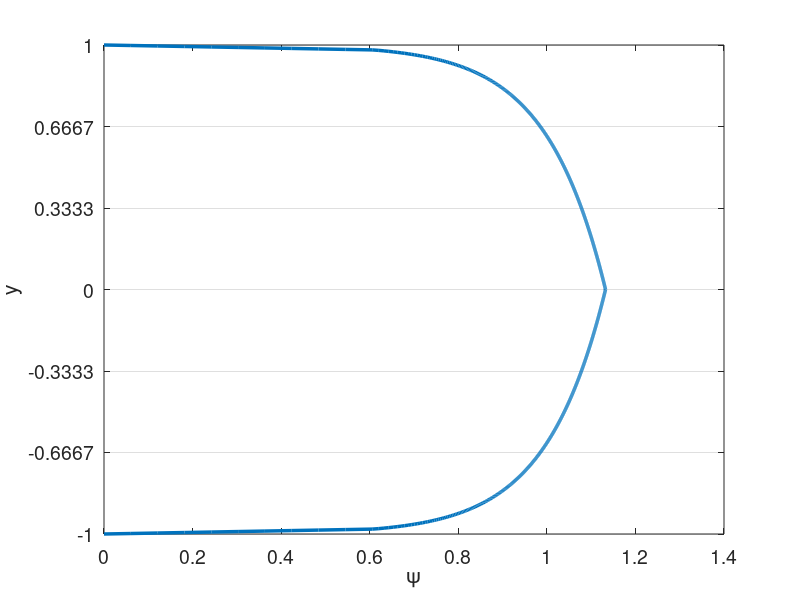

The MATLAB source for this figure: (Note: this script raises an error after producing the figure.)
% clc
clear all
close all


set(0,'DefaultAxesFontSize',14)
set(0,'defaultLineLineWidth',2.5)
% set(0,'DefaultFigureWindowStyle','docked')


linestyles = {'k-','b-','r-','g-','c-','m-','k--','b--','r--','g--','c--','m--','k-.','b-.','r-.','g-.','c-.','m-.','k:','b:','r:','g:','c:','m:'};
pointstyles = {'ko','bo','ro','go','co','mo','k^','b^','r^','g^','c^','m^','ks','bs','rs','gs','cs','ms','k*','b*','r*','g*','c*','m*','k+','b+','r+','g+','c+','m+'};
%%

%%%%%%%%%%%%%%%%%%%%%%%%%%%%%%%%%%%%%%%%%%%%%%%%%%%%%%%%%%%%%%%%%%
% Navier-Stokes Solver Demo (2D Channel)
%%%%%%%%%%%%%%%%%%%%%%%%%%%%%%%%%%%%%%%%%%%%%%%%%%%%%%%%%%%%%%%%%%
% pgrads = 3.25e-3 for N=4, E=8, exp mesh
% pgrads = 9.25e-3 for N=4, E=6, uniform
% pgrads = 1.8e-4 for N=4, E=8, uniform, enrich

format compact;
format short;
format long;
mu = 1/10000; %1/395; 1/6874;
rho = 1;
Re = rho/mu; 
pgrad = 7e-5; %3.25e-3; 9.25e-3; %2.5e-4; % 9.25e-3;
force_pgrad = 1;

N=4; % polynomial order  
Ex=1; % Number of elements in x
Ey=6; % Number of elements in y
Tfinal=1000; 
CFL=0.05;
en_on = 0;
N_en_y = 1; 
N_over = N;
delay_en = 0;
en_start_time = 100;
head = 'debug';

rans_on = 1;
exp_mesh = 0;

dir_name = [head,'re',num2str(ceil(Re)),'_p',num2str(N),'_e',num2str(Ey),'_exp',num2str(exp_mesh),'_en',num2str(en_on)];
soln_dir = dir_name;
plot_soln = 1;
save_soln = 0;
plot_int = 1000;
save_soln_int = 5000;
restart = 0;
rst_step = 300000;

if ~en_on
    N_over = N;
end

%% Enrichment information
en_mag = 3;
psi = {@(x,y) en_mag*(0.5*(1 - y.^2) + 0.*x), @(x,y) 0.*y + 0.*x};
gpsi = {@(x,y) 0.*y + 0.*x, @(x,y) en_mag*(-1.*y + 0.*x), ...
        @(x,y) 0.*y + 0.*x, @(x,y) 0.*y + 0.*x};
hpsi = {@(x,y) 0.*y + 0.*x, @(x,y) en_mag*(-1 - 0.*y + 0.*x), ...
        @(x,y) 0.*y + 0.*x, @(x,y) 0.*y + 0.*x};
    
% psi = {@(x,y) (0.5*(1 - y.^4) + 0.*x), @(x,y) 0.*y + 0.*x};
% gpsi = {@(x,y) 0.*y + 0.*x, @(x,y) (-2.*y.^3 + 0.*x), ...
%         @(x,y) 0.*y + 0.*x, @(x,y) 0.*y + 0.*x};
% hpsi = {@(x,y) 0.*y + 0.*x, @(x,y) (-6.*y.^2 + 0.*x), ...
%         @(x,y) 0.*y + 0.*x, @(x,y) 0.*y + 0.*x};
%    

    
% Law of the wall
u_tau = sqrt(0.316./(Re.^0.25)/8);
Re_tau = u_tau/mu; %Re;
Re_tau = 550;
% u_tau = 1;
nu = 1/Re_tau;
kap = 0.41;
beta = 5.2;
dypdy = u_tau/nu;
ypb = 11.062299784340414;
yp = @(y) (1-abs(y))*Re_tau;
u_tau = Re_tau*mu;
lotw = @(yp) ((yp <= ypb).*yp + (yp > ypb).*(1./kap.*log(yp+eps)+beta));
psi = {@(x,y) u_tau*((yp(y) <= ypb).*yp(y) + (yp(y) > ypb).*(1./kap.*log(yp(y)+eps)+beta) + 0.*x), @(x,y) 0.*y + 0.*x};
gpsi = {@(x,y) 0.*y + 0.*x,  @(x,y) -1*sign(y).*u_tau.*(((yp(y) <= ypb).*1 + (yp(y) > ypb).*1./(kap*(yp(y)+eps)))*dypdy + 0.*x),...
        @(x,y) 0.*y + 0.*x, @(x,y) 0.*y + 0.*x};
hpsi = {@(x,y) 0.*y + 0.*x,  @(x,y) u_tau*(((yp(y) <= ypb).*0 + (yp(y) > ypb).*-1./(kap*(yp(y)+eps).^2))*dypdy*dypdy + 0.*x),...
        @(x,y) 0.*y + 0.*x, @(x,y) 0.*y + 0.*x};
    

% 1/7th
% mag = 1;
% yd = @(y) 1-abs(y)+eps;
% psi = {@(x,y) mag*((yd(y)).^(1/7).*(yd(y)>eps*10)+ 0.*x), @(x,y) 0.*y + 0.*x};
% gpsi = {@(x,y) 0.*y + 0.*x,  @(x,y) mag*(-1*sign(y).*1./7.*(yd(y)).^(-6/7).*(yd(y)>eps*10) + 0.*x),...
%         @(x,y) 0.*y + 0.*x, @(x,y) 0.*y + 0.*x};
% hpsi = {@(x,y) 0.*y + 0.*x,  @(x,y) mag*(-6/49*(yd(y)).^(-13/7).*(yd(y)>eps*10) + 0.*x),...
%         @(x,y) 0.*y + 0.*x, @(x,y) 0.*y + 0.*x};

% Reicher Law of the Wall
% Re_tau = 550;
% u_tau = Re_tau*mu/rho;
% Yp = @(Y) max((1-abs(Y))*Re_tau,1e-3)+eps;
% C=5.17;
% kap=0.41;
% dypdy = Re_tau;
% yp = @(y) max((1-abs(y))*Re_tau,1e-3);
% u_tau = Re_tau*mu;
% psi = {@(x,y) mu*Re_tau*(1/kap.*log(1+kap.*yp(y))+(C-1./kap.*log(kap)).*(1-exp(-yp(y)/11)-yp(y)/11.*exp(-yp(y)/3))) + 0.*x,...
%     @(x,y) 0.*y + 0.*x};
% gpsi = {@(x,y) 0.*y + 0.*x, @(x,y) -1*sign(y).*dypdy*mu*Re_tau.*(1./(1+kap.*yp(y))+(C-1./kap.*log(kap)).*(-1/11*exp(-yp(y)/11)-(yp(y)+3)/33.*exp(-yp(y)/3))) + 0.*x,...
%         @(x,y) 0.*y + 0.*x, @(x,y) 0.*y + 0.*x};
% hpsi = {@(x,y) 0.*y + 0.*x,  @(x,y) dypdy*dypdy*mu*Re_tau*(-kap./((1+kap.*yp(y)).^2)+(C-1./kap.*log(kap)).*(-1/121*exp(-yp(y)/11)-(yp(y)+6)/99.*exp(-yp(y)/3))) + 0.*x,...
%         @(x,y) 0.*y + 0.*x, @(x,y) 0.*y + 0.*x};


%% Initial Conditions
% Turbulent pipe
u_cfl = 3/2;
pert = 0.0;
u_ic = @(x,y) 3/2*(1-y.^2);
v_ic = @(x,y) 0.0*y;

darcy = 0.316./(Re.^0.25);
u_tau = sqrt(darcy/8);
Yp = @(Y) max((1-abs(Y))*u_tau*Re,1e-3)+eps;
sigma = 0.6;
fact = @(Yp) exp((-(log10(Yp)-1).^2)./(2*sigma.^2));
k_ic = @(x,y) 0.0*x + 4.5*u_tau*u_tau*fact(Yp(y));

eps_s = 3;
omg_ic = @(x,y) 0.0*x + 0.5*Re*u_tau*u_tau*fact(Yp(y));


% Turbulent channel
Re_tau = 550;
u_tau = Re_tau*mu/rho;
Yp = @(Y) max((1-abs(Y))*Re_tau,1e-3)+eps;
C=5.17;
kap=0.41;
eps_ic = 0; %1e-2;
kx = 23;
kz=13;
alpha_ic = kx*2*pi/(0.375);
beta_ic = kz*2*pi/1;
riech = @(Yp) mu*Re_tau*(1/kap.*log(1+kap.*Yp)+(C-1./kap.*log(kap)).*(1-exp(-Yp/11)-Yp/11.*exp(-Yp/3)));
u_ic = @(x,y) riech(Yp(y)) + eps_ic*sin(alpha_ic*x);
v_ic = @(x,y) 0*y + eps_ic*sin(alpha_ic*x);

% u_ic = @(x,y) psi{1}(x,y);

sigma = 0.6;
fact = @(Yp) exp((-(log10(Yp)-1).^2)./(2*sigma.^2));
k_ic = @(x,y) 0.0*x + 4.5*u_tau*u_tau*fact(Yp(y));

eps_s = 3;
omg_ic = @(x,y) 0.0*x + 0.5*Re*u_tau*u_tau*fact(Yp(y));

%%
%%
%%
%% Plot psi
figure(5)
ys_plot = linspace(-1,1,1000);
plot(psi{1}(0,ys_plot),ys_plot)
xlabel('\psi')
ylabel('y')
set(gca, 'YGrid', 'on', 'XGrid', 'off')
yticks(linspace(-1,1,Ey+1));

%% Begin Solve
E=Ex*Ey; % Total number of elements
N1=N+1;
disp("Generating Matrices")
Q=makeq(Ex,Ey,N); % Global continuity
R=maker(Q,Ex,N); % Restriction matrix, applies Dirichlet conditions
[X,Y]=make_geom_channel(Ex,Ey,N);      % Geometry in local form
if exp_mesh
    [X,Y]=make_geom_channel_exp(Ex,Ey,N);      % Geometry in local form
end
en_b_nodes = get_en_bound_nodes(Ex,Ey,N,N_en_y);
dom_vol = (max(max(max(X)))-min(min(min(X))))*(max(max(max(Y)))-min(min(min(Y))));

Ys = zeros(Ey*length(Y(1,:,1)),1);
for i = 1:Ey
    Ys((i-1)*(N+1)+1:(i)*(N+1)) = Y(1,:,(i-1)*Ex+1);
end

psi_p = psi{1}(0,Ys(N_en_y*(N+1)));
dypsi_p1 = gpsi{2}(0,Ys(N_en_y*(N+1)));
dypsi_p2 = gpsi{2}(0,Ys(end-N_en_y*(N+1)));
        
[G,J,ML,RX]=make_coef(X,Y);
[Ah,Bh,Ch,Dh,z,w]=semhat(N);
[Gs, Gs_x, Gs_y] =  face_mats(X,Y,E,N);
Gs_c = R*Q'*apply_en_cont(Gs,en_b_nodes,psi_p);
Gsb = R*Q'*Gs*Q*R';


[n,nb]=size(R); 
nL=N1*N1*E;

Ab=spalloc(nL,nL,nL*N);    %  Generate Abar
for j=1:nL
    x=zeros(nL,1); 
    x(j)=1; 
    Ab(:,j)=abar_c(x,Dh,G,Q);  % assembled Neumann Operator
end
Ab_save = Ab;
A_c=R*Q'*apply_en_cont(Ab,en_b_nodes,psi_p);
S_check=full(Ab);
Ab = Q'*Ab*Q;
A=R*Ab*R'; % Full stiffness matrix
Bb=reshape(ML,nL,1); % Form Mass matrix
Bb=diag(Bb); 
Bb=sparse(Bb); 
Ma=R*Q'*Bb*Q*R'; % Assembling mass matrix  % Full mass matrix
M_c = R*Q'*apply_en_cont(Bb,en_b_nodes,psi_p);


%% Form matrices for rans

[L_x,L_y,J_x,J_y] = dir_jac(E,X,Y);
w2d = w*w';
w1d = reshape(w2d,[N1*N1,1])';
[dphi_dxi, dphi_deta, dphi_dx, dphi_dy, dpdx_dpdx, dpdy_dpdy, dpdx_dpdy, ...
        dpdx_dpdx_flat, dpdy_dpdy_flat, dpdx_dpdy_flat] ...
    = get_phi_grads(N1,Dh,E,J_x,J_y);
dphi_dx_flat = reshape(dphi_dx,N1*N1,N1*N1,E);
dphi_dy_flat = reshape(dphi_dy,N1*N1,N1*N1,E);

w2d_e = zeros(N+1,N+1,E);
for ie = 1:E
    w2d_e(:,:,ie) = w2d*L_x(ie)/2*L_y(ie)/2;
end

A_x = form_Ax(N1,E,w2d,J_x,J,dpdx_dpdx,ones(size(J)));
A_y = form_Ay(N1,E,w2d,J_y,J,dpdy_dpdy,ones(size(J)));
A_xy = form_Axy(N1,E,w2d,J_x,J_y,J,dpdx_dpdy,ones(size(J)));


SS = zeros(N1,N1,E,2,2);
OS = zeros(N1,N1,E,2,2);
dudx = zeros(N1,N1,E);
dudy = zeros(N1,N1,E);
dvdx = zeros(N1,N1,E);
dvdy = zeros(N1,N1,E);
dkdx = zeros(N1,N1,E);
dkdy = zeros(N1,N1,E);
domgdx = zeros(N1,N1,E);
domgdy = zeros(N1,N1,E);

%%
M_check=full(Bb);

Ma_uv_check = zeros(2*nL);
Ma_uv_check(1:nL,1:nL) = M_check;
Ma_uv_check(nL+1:2*nL,nL+1:2*nL) = M_check;
A_uv_check = zeros(2*nL);
A_uv_check(1:nL,1:nL) = S_check;
A_uv_check(nL+1:2*nL,nL+1:2*nL) = S_check;

M_q = full(Ma);
S_q = full(A);


%%
% Assemble overall system matrices
nn = length(Ma); % number of nodes in the domain
Ma_uv = zeros(2*nn);
Ma_uv(1:nn,1:nn) = Ma;
Ma_uv(nn+1:2*nn,nn+1:2*nn) = Ma;
Ma_uv = sparse(Ma_uv);
A_uv = zeros(2*nn);
A_uv(1:nn,1:nn) = A;
A_uv(nn+1:2*nn,nn+1:2*nn) = A;
A_uv = sparse(A_uv);
ML_uv = zeros(2*(N+1),2*(N+1),E);
ML_uv(1:N+1,1:N+1,1:E) = ML;
ML_uv(N+2:2*(N+1),N+2:2*(N+1),1:E) = ML;
G_uv = zeros(2*nn);
G_uv(1:nn,1:nn) = Gsb;
G_uv(nn+1:2*nn,nn+1:2*nn) = Gsb;
G_uv = sparse(G_uv);



%% Assemble enrichment matrices
psi_xy = zeros(N+1,N+1,E);
N1_over = N_over + 1;
[z_over,w_over] = zwgll(N_over);
w2d_over = w_over*w_over';
w1d_over = reshape(w2d_over,[N1_over*N1_over,1])';
[dphi_dxi_over, dphi_deta_over, dphi_dx_over, dphi_dy_over, dpdx_dpdx_over, dpdy_dpdy_over, dpdx_dpdy_over, ...
        dpdx_dpdx_flat_over, dpdy_dpdy_flat_over, dpdx_dpdy_flat_over,phi_2d_flat] ...
    = get_phi_grads2(N1,E,J_x,J_y,N_over);
dphi_dx_flat_over = reshape(dphi_dx_over,N1_over*N1_over,N1*N1,E);
dphi_dy_flat_over = reshape(dphi_dy_over,N1_over*N1_over,N1*N1,E);
if en_on
    [psi_xy,psi_xy_act,gpsi_xy_act,Sp_all,Sp_all_Q,Jac_e_flat,gpsi_e_flat,Mp_uv,Sp_uv,Mp_all_c,Sp_all_c,Mp_full,Sp_full] = ...
        assemble_enrichment(X,Y,Ex,Ey,E,N,N1,nn,nL,J,Q,R,N_en_y,psi,gpsi,hpsi,en_b_nodes,psi_p,N_over);
end

%%

dxmin=pi*(z(N1)-z(N))/(2*Ex); % Get min dx for CFL constraint
dt=CFL*dxmin/u_cfl; 

% dt = 1e-3;
nstep=ceil(Tfinal/dt); 
dt=Tfinal/nstep; 
% Print information
nstep
dt
yp1 = (1+Y(1,2))*Re

disp("Computing inverse")
Ai=pinv(full(Ab)); 

disp("Setting Initial Conditions")
% Initial conditions
for e = 1:E
    for i = 1:N+1
        for j = 1:N+1
%             u(i,j,e) = f_ic(X(i,j,e),Y(i,j,e))+pert*rand()*u_ic;
%             v(i,j,e) = v(i,j,e)+pert*rand()*u_ic;
            u(i,j,e) = u_ic(X(i,j,e),Y(i,j,e));
            v(i,j,e) = v_ic(X(i,j,e),Y(i,j,e));
            k(i,j,e) = k_ic(X(i,j,e),Y(i,j,e));
            omg(i,j,e) = omg_ic(X(i,j,e),Y(i,j,e));
        end
    end
end
if en_on
    [u, v] = project_to_enrich(X,Y,E,Ex,Ey,N,N_en_y,u,v,psi);
end

% u = apply_en_cont_soln(u,en_b_nodes,psi_p);
u1_0=u; u2_0=u; u3_0=u; fx3_0=u; fx2_0=u; fx1_0=u; u_0 = u;
v1_0=v; v2_0=v; v3_0=v; fy3_0=v; fy2_0=v; fy1_0=v; v_0 = v;
u1=u; u2=u; u3=u; fx3=u; fx2=u; fx1=u;
v1=v; v2=v; v3=v; fy3=v; fy2=v; fy1=v;
k1=k; k2=k; k3=k; fk3=k; fk2=k; fk1=k;
omg1=omg; omg2=omg; omg3=omg; fomg3=omg; fomg2=omg; fomg1=omg;

F_pgrad = pgrad*ones(size(ML));
F_1 = ones(size(ML));
% Fb=reshape(ML.*F,nL,1); %% Output
% 
% Fb=Bb\(Q'*Fb);  

uv = [u;v];

%%
uv_ic_check = uv;

%% Setup BC if nonzero
% u_bc = ones(size(u)).*((Y==1)+(Y==-1));
% u_bc = reshape(ML.*u_bc,nL,1);
% u_bc = Bb\(Q'*u_bc);

% k_bc = k_bc_val.*ones(size(k));
% k_bc = reshape(ML.*k_bc,nL,1);
% k_bc = (Q'*Bb*Q)\(Q'*k_bc);
% 
% omg_bc = omg_bc_val.*ones(size(omg));
% omg_bc = reshape(ML.*omg_bc,nL,1);
% omg_bc = (Q'*Bb*Q)\(Q'*omg_bc);

%%
disp("Timestepping")
step = 1;
if (restart == 1)
   fname = strcat(soln_dir,"/soln_Re_",num2str(Re),"_P_",num2str(N),"_",num2str(Ex),"x",num2str(Ey),"_step_",num2str(rst_step),".mat");
   load(fname);
   step = rst_step;
end

plot1 = 1;
time = 0;
[plot1,u_mean] = post_channel(N,Ex,Ey,w,X,Y,Ys,en_on,step,time,u,psi_xy,N_en_y,plot1);
if save_soln
    mkdir(soln_dir);
end

%%
while step <= nstep
    time=step*dt;
    
    if (time > en_start_time) && (~en_on) && (delay_en)
        en_on = 1;
        [psi_xy,psi_xy_act,gpsi_xy_act,Sp_all,Sp_all_Q,Jac_e_flat,gpsi_e_flat,Mp_uv,Sp_uv,Mp_all_c,Sp_all_c,Mp_full,Sp_full] = ...
            assemble_enrichment(X,Y,Ex,Ey,E,N,N1,nn,nL,J,Q,R,N_en_y,psi,gpsi,hpsi,en_b_nodes,psi_p,N_over);
        [u, v] = project_to_enrich(X,Y,E,Ex,Ey,N,N_en_y,u,v,psi);
    end
    
    % Form combined u for RANS terms
    u_comb = u;
    if en_on
        u_comb = u+psi_xy_act{1};
    end
    
    %% Form S
    u_flat = reshape(u,N1*N1,E);
    v_flat = reshape(v,N1*N1,E);
    k_flat = reshape(k,N1*N1,E);
    omg_flat = reshape(omg,N1*N1,E);

    
    for ie = 1:E
        dudx(:,:,ie) = reshape(dphi_dx_flat(:,:,ie)*u_flat(:,ie),N1,N1);
        dvdx(:,:,ie) = reshape(dphi_dx_flat(:,:,ie)*v_flat(:,ie),N1,N1);
        dudy(:,:,ie) = reshape(dphi_dy_flat(:,:,ie)*u_flat(:,ie),N1,N1);
        dvdy(:,:,ie) = reshape(dphi_dy_flat(:,:,ie)*v_flat(:,ie),N1,N1);
        dkdx(:,:,ie) = reshape(dphi_dx_flat(:,:,ie)*k_flat(:,ie),N1,N1);
        dkdy(:,:,ie) = reshape(dphi_dy_flat(:,:,ie)*k_flat(:,ie),N1,N1);
        domgdx(:,:,ie) = reshape(dphi_dx_flat(:,:,ie)*omg_flat(:,ie),N1,N1);
        domgdy(:,:,ie) = reshape(dphi_dy_flat(:,:,ie)*omg_flat(:,ie),N1,N1);
    end
    
    if en_on
        dudx = dudx + gpsi_xy_act{1};
        dudy = dudy + gpsi_xy_act{2};
        dvdx = dvdx + gpsi_xy_act{3}; % Doesn't matter given assumptions
        dvdy = dvdy + gpsi_xy_act{4}; % Doesn't matter given assumptions
    end
    
    % Modify enrichment
%     if (mod(step,2000)==0) && (time > 50)
%         u_tau_calc = sqrt(mu*dudy(:,1,1)/rho);
%         u_tau = u_tau_calc(1);
%         psi = {@(x,y) u_tau*((yp(y) <= ypb).*yp(y) + (yp(y) > ypb).*(1./kap.*log(yp(y)+eps)+beta) + 0.*x), @(x,y) 0.*y + 0.*x};
%         gpsi = {@(x,y) 0.*y + 0.*x,  @(x,y) -1*sign(y).*u_tau.*(((yp(y) <= ypb).*1 + (yp(y) > ypb).*1./(kap*(yp(y)+eps)))*dypdy + 0.*x),...
%             @(x,y) 0.*y + 0.*x, @(x,y) 0.*y + 0.*x};
%         hpsi = {@(x,y) 0.*y + 0.*x,  @(x,y) u_tau*(((yp(y) <= ypb).*0 + (yp(y) > ypb).*-1./(kap*(yp(y)+eps).^2))*dypdy*dypdy + 0.*x),...
%             @(x,y) 0.*y + 0.*x, @(x,y) 0.*y + 0.*x};
%         
%         psi_p = psi{1}(0,Ys(N_en_y*(N+1)));
%         dypsi_p1 = gpsi{2}(0,Ys(N_en_y*(N+1)));
%         dypsi_p2 = gpsi{2}(0,Ys(end-N_en_y*(N+1)));
%         
%         A_c=R*Q'*apply_en_cont(Ab_save,en_b_nodes,psi_p);
%         M_c = R*Q'*apply_en_cont(Bb,en_b_nodes,psi_p);
%         
%         [psi_xy,psi_xy_act,gpsi_xy_act,Sp_all,Sp_all_Q,Jac_e_flat,gpsi_e_flat,Mp_uv,Sp_uv,Mp_all_c,Sp_all_c,Mp_full,Sp_full] = ...
%             assemble_enrichment(X,Y,Ex,Ey,E,N,N1,nn,nL,J,Q,R,N_en_y,psi,gpsi,hpsi,en_b_nodes,psi_p,N_over);
%         [u, v] = project_to_enrich(X,Y,E,Ex,Ey,N,N_en_y,u_comb,v,psi);
%         
%         en_on = 2;
%         
%         for ie = 1:E
%             dudx(:,:,ie) = reshape(dphi_dx_flat(:,:,ie)*u_flat(:,ie),N1,N1);
%             dvdx(:,:,ie) = reshape(dphi_dx_flat(:,:,ie)*v_flat(:,ie),N1,N1);
%             dudy(:,:,ie) = reshape(dphi_dy_flat(:,:,ie)*u_flat(:,ie),N1,N1);
%             dvdy(:,:,ie) = reshape(dphi_dy_flat(:,:,ie)*v_flat(:,ie),N1,N1);
%             dkdx(:,:,ie) = reshape(dphi_dx_flat(:,:,ie)*k_flat(:,ie),N1,N1);
%             dkdy(:,:,ie) = reshape(dphi_dy_flat(:,:,ie)*k_flat(:,ie),N1,N1);
%             domgdx(:,:,ie) = reshape(dphi_dx_flat(:,:,ie)*omg_flat(:,ie),N1,N1);
%             domgdy(:,:,ie) = reshape(dphi_dy_flat(:,:,ie)*omg_flat(:,ie),N1,N1);
%         end
%         
%         if en_on
%             dudx = dudx + gpsi_xy_act{1};
%             dudy = dudy + gpsi_xy_act{2};
%             dvdx = dvdx + gpsi_xy_act{3}; % Doesn't matter given assumptions
%             dvdy = dvdy + gpsi_xy_act{4}; % Doesn't matter given assumptions
%         end
%     end
    
    
    SS(:,:,:,1,1) = 1/2*(dudx+dudx);
    SS(:,:,:,1,2) = 1/2*(dudy+dvdx);
    SS(:,:,:,2,1) = 1/2*(dvdx+dudy);
    SS(:,:,:,2,2) = 1/2*(dvdy+dvdy);
    OS(:,:,:,1,1) = 1/2*(dudx-dudx);
    OS(:,:,:,1,2) = 1/2*(dudy-dvdx);
    OS(:,:,:,2,1) = 1/2*(dvdx-dudy);
    OS(:,:,:,2,2) = 1/2*(dvdy-dvdy);
    

    %% Get rans values
    [mu_t,gam_k,gam_omg,G_k,G_omg,Y_k,Y_omg,S_k,S_omg,R1,R2,R3,R4,omg_w] ...
        = get_rans_coeffs(rho,mu,k,omg,SS,OS,dkdx,dkdy,domgdx,domgdy,Y,u_comb,v);
    if ~rans_on
        mu_t = zeros(size(mu_t));
    end
    Re_t = rho./(mu_t+eps);
    Re_comb = rho./(mu*ones(size(mu_t))+mu_t);
    Re_k = rho./gam_k;
    Re_omg = rho./gam_omg;
    %% Timestepping
    
    if step==1; b0=1.0;    b= [ -1 0 0 ]';       a=[ 1  0 0 ]'; end
    if step==2; b0=1.5;    b=([ -4 1 0 ]')./2;   a=[ 2 -1 0 ]'; end
    if step>=3; b0=11./6.; b=([ -18 9 -2 ]')./6; a=[ 3 -3 1 ]'; end

    if ~rans_on
        % Compute A
        [A_x_full,A_y_full,A_xy_full] = form_Ax_Ay_Axy(N1,E,w1d,J,dpdx_dpdx_flat,dpdy_dpdy_flat,dpdx_dpdy_flat,Re_comb);
        A_x = R*Q'*A_x_full*Q*R';
        A_y = R*Q'*A_y_full*Q*R';
        A_xy = R*Q'*A_xy_full*Q*R';
        A_uv = zeros(2*nn);
        A_uv(1:nn,1:nn) = 2*A_x+A_y+A_xy;
        A_uv(nn+1:2*nn,nn+1:2*nn) = A_x+2*A_y+A_xy';
        A_uv = sparse(A_uv);
        
        T1_rhs = 0;
        
        if en_on
            A_full = 2*A_x_full+A_y_full+A_xy_full;
            A_c=R*Q'*apply_en_cont(A_full,en_b_nodes,psi_p);
            [T1_new] = form_T1_psi(E,N,w1d_over,Jac_e_flat,dphi_dy_flat_over,gpsi_e_flat,Re_comb,N_en_y,phi_2d_flat);
            T1_rhs = (dt/b0)*R*Q'*reshape(T1_new,nL,1);
            
            H_uv = (Ma_uv + (A_uv)*dt/(b0) + dt/b0*(Mp_uv + Sp_uv));
            H_c = (M_c + (A_c)*dt/(b0) + dt/b0*(Mp_all_c{1}+Sp_all_c{1}));
            if en_on == 2
                H_uv = (Ma_uv + (A_uv)*dt/(b0)); % + dt/b0*(Mp_uv + Sp_uv));
                H_c = (M_c + (A_c)*dt/(b0)); % + dt/b0*(Mp_all_c{1}+Sp_all_c{1}));
            end
            %             H_q = full(H_uv);
            rhs_c = (H_c);
            [LH_uv,UH_uv]=lu(H_uv);
        end
    end
    
%     if step>=3
        if en_on          
            if rans_on
                [A_x_k,A_y_k] = form_Ax_Ay(N1,E,w1d,J,dpdx_dpdx_flat,dpdy_dpdy_flat,Re_k);
                A_k = R*Q'*(A_x_k + A_y_k)*Q*R';
                Ab_k = Q'*(A_x_k + A_y_k)*Q;
                H_k=(Ma+A_k*dt/(b0)+dt/b0*Sp_all{1});
                H_k_bar = (Q'*Bb*Q+ Ab_k*dt/(b0)+dt/b0*Sp_all_Q{1});
                if en_on == 2
                    H_k=(Ma+A_k*dt/(b0));
                    H_k_bar = (Q'*Bb*Q+ Ab_k*dt/(b0));
                end
        
                [LH_k,UH_k]=lu(H_k);
        
                % Assuming Re_omg=Re_k
                H_omg = H_k;
                H_omg_bar = H_k_bar;
                LH_omg = LH_k;
                UH_omg = UH_k;
            end
        else
            terms_x = zeros(N+1,N+1,E);
            terms_y = zeros(N+1,N+1,E);
            T1_rhs = 0;
            
            H_uv = (Ma_uv + (A_uv)*dt/(b0));
            rhs_c = zeros(size(Ma(:,1)));
            [LH_uv,UH_uv]=lu(H_uv);
            
            if rans_on
                [A_x_k,A_y_k] = form_Ax_Ay(N1,E,w1d,J,dpdx_dpdx_flat,dpdy_dpdy_flat,Re_k);
                A_k = R*Q'*(A_x_k + A_y_k)*Q*R';
                Ab_k = Q'*(A_x_k + A_y_k)*Q;
                H_k=(Ma+A_k*dt/(b0));
                H_k_bar = (Q'*Bb*Q+ Ab_k*dt/(b0));
        
                [LH_k,UH_k]=lu(H_k);
        
                % Assuming Re_omg=Re_k
                H_omg = H_k;
                H_omg_bar = H_k_bar;
                LH_omg = LH_k;
                UH_omg = UH_k;
            end
        end
        
        b0i=1./b0;
%     end % Viscous op

    
%   Nonlinear step - unassembled, not multiplied by mass matrix   
    %% Setup Convection terms and forcing terms
    fx1 = -convl(u,RX,Dh,u,v); % + F; % du = Cu  
    fy1 = -convl(v,RX,Dh,u,v); % dv = Cv
    fk1 = -convl(k,RX,Dh,u,v) + G_k - Y_k + S_k; % dk = Ck
    fomg1 = -convl(omg,RX,Dh,u,v) + G_omg - Y_omg + S_omg + R1 + R2 + R3 + R4; % domg = Comg
    fx1_0 = F_1;
    fy1_0 = zeros(size(F_1));
    
    if force_pgrad
        fx1 = fx1 + F_pgrad;
    end
    
    if en_on == 2
        en_u = dt/b0*((Sp_full{1}+Mp_full{1})*reshape(u,nL,1)+Mp_full{2}*reshape(v,nL,1));
        en_u = reshape(en_u,N1,N1,E);
        en_u_0 = dt/b0*((Sp_full{1}+Mp_full{1})*reshape(u_0,nL,1)+Mp_full{2}*reshape(v_0,nL,1));
        en_u_0 = reshape(en_u_0,N1,N1,E);
        en_v = dt/b0*Mp_full{2}*reshape(v,nL,1);
        en_v = reshape(en_v,N1,N1,E);
        
        en_k = dt/b0*Sp_full{1}*reshape(k,nL,1);
        en_k = reshape(en_k,N1,N1,E); 
        en_omg = dt/b0*Sp_full{1}*reshape(omg,nL,1);
        en_omg = reshape(en_omg,N1,N1,E); 
        
        
        % SRB
        fx1 = fx1 - en_u;
        fx1_0 = fx1_0;% - en_u_0; 
        fy1 = fy1 - en_v;
        fk1 = fk1 - en_k;
        fomg1 = fomg1 - en_omg;
    end
    
    %% Setup residual terms in bdf

    rx   = a(1)*fx1   + a(2)*fx2   + a(3)*fx3; % kth-order extrapolation
    ry   = a(1)*fy1   + a(2)*fy2   + a(3)*fy3;
    rk   = a(1)*fk1   + a(2)*fk2   + a(3)*fk3;
    romg = a(1)*fomg1 + a(2)*fomg2 + a(3)*fomg3;
    rx_0 = a(1)*fx1_0   + a(2)*fx2_0   + a(3)*fx3_0;
    ry_0 = a(1)*fy1_0   + a(2)*fy2_0   + a(3)*fy3_0;

    fx3=fx2; fx2=fx1; 
    fy3=fy2; fy2=fy1; 
    fk3=fk2; fk2=fk1;
    fomg3=fomg2; fomg2=fomg1;
    fx3_0=fx2_0; fx2_0=fx1_0; 
    fy3_0=fy2_0; fy2_0=fy1_0; 

    %% Add residual terms to bdf
    rx  = dt*rx - (b(1)*u+b(2)*u2+b(3)*u3); u3=u2; u2=u; % Add BDF terms
    ry  = dt*ry - (b(1)*v+b(2)*v2+b(3)*v3); v3=v2; v2=v; %     and
    rk  = dt*rk - (b(1)*k+b(2)*k2+b(3)*k3); k3=k2; k2=k;
    romg = dt*romg - (b(1)*omg+b(2)*omg2+b(3)*omg3); omg3=omg2; omg2=omg;
    rx_0  = dt*rx_0 - (b(1)*u_0+b(2)*u2_0+b(3)*u3_0); u3_0=u2_0; u2_0=u_0; % Add BDF terms
    ry_0  = dt*ry_0 - (b(1)*v_0+b(2)*v2_0+b(3)*v3_0); v3_0=v2_0; v2_0=v_0; % Add BDF terms
    
    ut  = b0i*rx; 
    vt  = b0i*ry; 
    k   = b0i*rk;
    omg = b0i*romg;
    ut_0  = b0i*rx_0; 
    vt_0  = b0i*ry_0; 
 
    [uL,vL,pr]=pressure_project(ut,vt,Ai,Q,ML,RX,Dh); % Div-free velocity
    [uL_0,vL_0,pr_0]=pressure_project(ut_0,vt_0,Ai,Q,ML,RX,Dh); % Div-free velocity
    pr = (b0/dt)*pr;
    pr_0 = (b0/dt)*pr_0;
    

    %%
    
    %% HACK
    uL_0(:,:,1) = zeros(size(uL_0(:,:,1)));
    uL_0(:,1,2) = zeros(size(uL_0(:,2,2)));
    uL_0(:,:,end) = zeros(size(uL_0(:,:,end)));
    uL_0(:,end,end-1) = zeros(size(uL_0(:,end,end-1)));

    %   Set RHS.                 %Viscous update. %  Convert to local form.
%     u=R*(Q'*reshape(ML.*uL,nL,1)-Hbar*u_bc);
    u_rhs=R*(Q'*reshape(ML.*uL,nL,1));
    v_rhs=R*(Q'*reshape(ML.*vL,nL,1));
    u_rhs_0=R*(Q'*reshape(ML.*uL_0,nL,1));
    v_rhs_0=R*(Q'*reshape(ML.*vL_0,nL,1));
    
    if rans_on
        k_rhs=R*(Q'*reshape(ML.*k,nL,1));%-H_k_bar*k_bc);
        omg_rhs=R*(Q'*reshape(ML.*omg,nL,1));%-H_omg_bar*omg_bc);
    end
    
    %%
    
    % Solve k and omg first
    if rans_on
        k = UH_k\(LH_k\k_rhs);
        omg = UH_omg\(LH_omg\omg_rhs);
        k=Q*(R'*k);%+k_bc);
        omg=Q*(R'*omg);%+omg_bc);
        k=reshape(k,N1,N1,E);
        omg=reshape(omg,N1,N1,E);
        mu_t = rho.*k./(omg_w+omg);
        
        % recompute matrices for uv 
        Re_t = rho./(mu_t+eps);
        Re_comb = rho./(mu*ones(size(mu_t))+mu_t*rans_on);
        
        [A_x_full,A_y_full,A_xy_full] = form_Ax_Ay_Axy(N1,E,w1d,J,dpdx_dpdx_flat,dpdy_dpdy_flat,dpdx_dpdy_flat,Re_comb);
        A_x = R*Q'*A_x_full*Q*R';
        A_y = R*Q'*A_y_full*Q*R';
        A_xy = R*Q'*A_xy_full*Q*R';
        A_uv = zeros(2*nn);
        A_uv(1:nn,1:nn) = 2*A_x+A_y+A_xy;
        A_uv(nn+1:2*nn,nn+1:2*nn) = A_x+2*A_y+A_xy';
        A_uv = sparse(A_uv);
                
        if ~en_on
            H_uv = (Ma_uv + (A_uv)*dt/(b0));
            rhs_c = zeros(size(Ma(:,1)));
            [LH_uv,UH_uv]=lu(H_uv);
        end
        
        if en_on           
            A_full = 2*A_x_full+A_y_full+A_xy_full;
            A_c=R*Q'*apply_en_cont(A_full,en_b_nodes,psi_p);
            [T1_new] = form_T1_psi(E,N,w1d_over,Jac_e_flat,dphi_dy_flat_over,gpsi_e_flat,Re_comb,N_en_y,phi_2d_flat);
            T1_rhs = (dt/b0)*R*Q'*reshape(T1_new,nL,1);
            
            if en_on == 1
                H_uv = (Ma_uv + (A_uv)*dt/(b0) + dt/b0*(Mp_uv + Sp_uv));
                H_c = (M_c + (A_c)*dt/(b0) + dt/b0*(Mp_all_c{1}+Sp_all_c{1}));
            end
            if en_on == 2
                H_uv = (Ma_uv + (A_uv)*dt/(b0));
                H_c = (M_c + (A_c)*dt/(b0)); 
            end
            rhs_c = (H_c);
            [LH_uv,UH_uv]=lu(H_uv);
            
            % HACK
            H_uv_0 = H_uv;
            H_uv_0(1:N*N,:) = 0;
            H_uv_0(109:124,:) = 0;
            H_uv_0(1:N*N,1:N*N) = eye(N*N);
            H_uv_0(109:124,109:124) = eye(N*N);
            [LH_uv_0,UH_uv_0]=lu(H_uv_0);
        end
    end
    
    % SRB
    u_rhs = u_rhs + T1_rhs;
    u_rhs_0 = u_rhs_0;% + T1_rhs;
    
    %% Solve for u_0, v_0, p_0
    % SRB
    uv_0 = [u_rhs_0;v_rhs_0];
    uv_0=UH_uv_0\(LH_uv_0\uv_0);
    
    u_0 = uv_0(1:nn);
    v_0 = uv_0(nn+1:2*nn);
    u_0=Q*(R'*u_0);
    %SRB
%     if en_on
%         u_0 = apply_en_cont_soln(Ey,N_en_y,en_b_nodes,u_0,psi_p);
%     end
    u_0=reshape(u_0,N1,N1,E);
    v_0=Q*(R'*v_0);
    v_0=reshape(v_0,N1,N1,E);
    
    
    %% Solve for u', v', p'
    %SRB
    uv = [u_rhs+rhs_c;v_rhs];
    uv=UH_uv\(LH_uv\uv); 
   
    u = uv(1:nn);
    v = uv(nn+1:2*nn);
    u=Q*(R'*u);
    %SRB
    if en_on
        u = apply_en_cont_soln(Ey,N_en_y,en_b_nodes,u,psi_p);
    end
    u=reshape(u,N1,N1,E);
    v=Q*(R'*v);
    v=reshape(v,N1,N1,E);
    
    %% Add in forcing term
    u_comb = u;
    u_0_comb = u_0;
    if en_on
        u_comb = u+psi_xy_act{1};
%         u_0_comb = u_0+psi_xy_act{1};
    end
    % Integrate domain
    avg_u = sum(u_comb.*w2d_e,'All')/dom_vol;
    avg_u_0 = sum(u_0_comb.*w2d_e,'All')/dom_vol;
    alpha_0 = (1-avg_u)/avg_u_0;
    if ~force_pgrad 
    % SRB 
    u = u + alpha_0*u_0;
%     u_comb = u_comb + alpha_0*u_comb;
%     u =  u_comb;
%     if en_on
%         u = u_comb - psi_xy_act{1};
%     end
    v = v + alpha_0*v_0;
    pr = pr + alpha_0*pr_0;
    end
    
%     u(:,:,end)
    
%% Output
    if mod(step,plot_int)==0 && plot_soln
        [plot1,u_mean] = post_channel(N,Ex,Ey,w,X,Y,Ys,en_on,step,time,u,psi_xy,N_en_y,plot1);
        avg_u = sum(u_comb.*w2d_e,'All')/dom_vol
        u(:,:,end)
    end
    if mod(step,save_soln_int)==0 && save_soln
        disp(step)
        fname = strcat(soln_dir,"/soln_Re_",num2str(Re),"_P_",num2str(N),"_",num2str(Ex),"x",num2str(Ey),"_step_",num2str(step),".mat");
        save(fname); 
    end
    if isnan(u(1,2))
        step
        time
        return
    end
    
    step = step + 1;
end
if  plot_soln
    [plot1,u_mean] = post_channel(N,Ex,Ey,w,X,Y,Ys,en_on,step,time,u,psi_xy,N_en_y,plot1);
    get_Up(Ys,u_mean,u_tau,mu,lotw,Ey,N,psi,en_on);
end
if  save_soln
    fname = strcat(soln_dir,"/soln_Re_",num2str(Re),"_P_",num2str(N),"_",num2str(Ex),"x",num2str(Ey),"_step_",num2str(step),".mat");
    save(fname);
end
